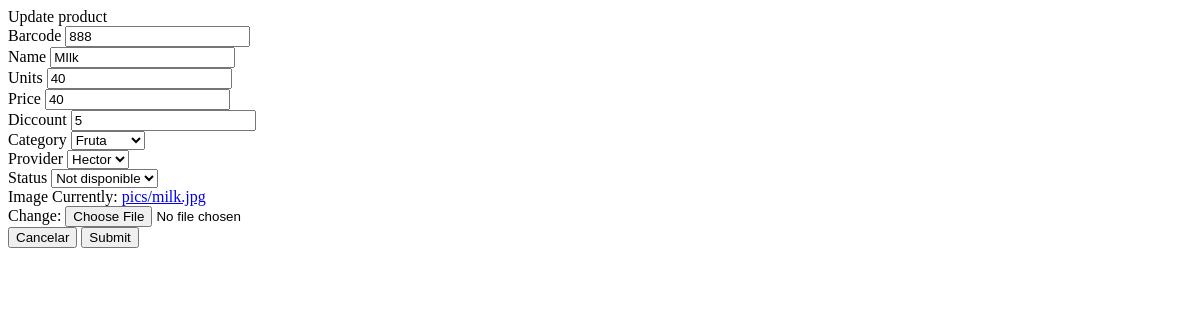
The page /products/updateProduct/1/ on the database as committed earlier.
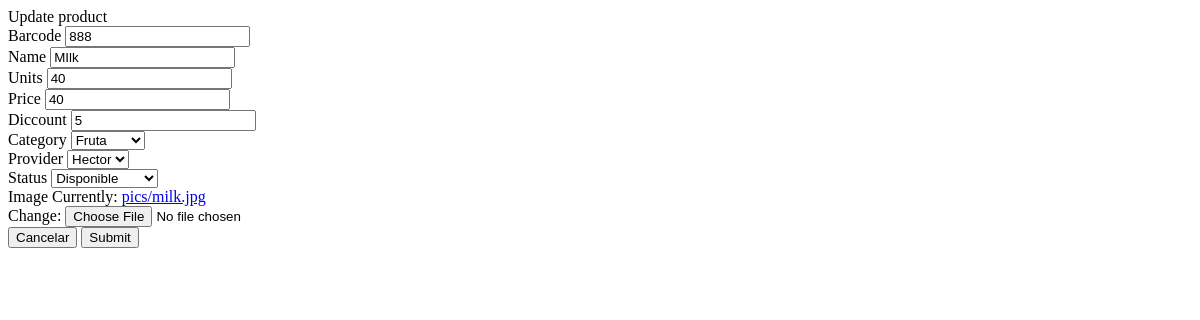
The same page on the database as committed later.
### products/models.py (models this page shows)
class Product(models.Model):
	barcode = models.IntegerField()
	name = models.CharField(max_length=20)
	units = models.IntegerField()
	price = models.IntegerField()
	disc = models.IntegerField()
	cat = models.ForeignKey(Category, on_delete = models.SET_NULL, null=True)
	prov = models.ForeignKey(Provider, on_delete = models.SET_NULL, null=True)
	stat = models.IntegerField(
		null=False, blank=False,
		choices=product_status,
		default=1,
	)
	img = models.ImageField(upload_to='pics')

### products/views.py (the view)
# urls.py: path('updateProduct/<int:pk>/',updateProduct.as_view(), name='updateProduct'),
class updateProduct(UpdateView):
	model = Product
	template_name = 'products/update.html'
	form_class = ProductForm
	success_url = reverse_lazy('listProduct')

### products/forms.py
class ProductForm(forms.ModelForm):
	class Meta:
		model = Product
		fields = [
			'barcode',
			'name',
			'units',
			'price',
			'disc',
			'cat',
			'prov',
			'stat',
			'img',
		]
		labels = {
			'barcode' : 'Barcode',
			'name' : 'Name',
			'units' : 'Units',
			'price' : 'Price',
			'disc' : 'Diccount',
			'cat' : 'Category',
			'prov' : 'Provider',
			'stat' : 'Status',
			'img' : 'Image',
		}
	def __init__(self, *args, **kwargs):
		super(ProductForm,self).__init__(*args,**kwargs)
		self.fields['barcode'].widget.attrs.update({'class':'mdl-textfield__input'})
		self.fields['name'].widget.attrs.update({'class':'mdl-textfield__input'})
		self.fields['units'].widget.attrs.update({'class':'mdl-textfield__input'})
		self.fields['price'].widget.attrs.update({'class':'mdl-textfield__input'})
		self.fields['disc'].widget.attrs.update({'class':'mdl-textfield__input'})
		self.fields['cat'].widget.attrs.update({'class':'mdl-cell mdl-cell--12-col'})
		self.fields['prov'].widget.attrs.update({'class':'mdl-cell mdl-cell--12-col'})
		self.fields['stat'].widget.attrs.update({'class':'mdl-cell mdl-cell--12-col'})
		self.fields['prov'].queryset = Provider.objects.exclude(estado = '2')

### products/templates/products/update.html
<div class="modal-dialog modal-lg" role="document">
	<div class="modal-content">
		<div class="full-width panel mdl-shadow--2dp">
		<div class="full-width panel-tittle bg-primary text-center tittles">
			Update product
		</div>
		<form action="{% url 'updateProduct' object.id %}" method="POST" enctype="multipart/form-data"> {% csrf_token %}
			<div class="full-width panel-content">
				{% for field in form %}
					<label for="field.id_for_label">{{ field.label }}</label>
					{{ field }}
					<br>
				{% endfor %}
				<button type="button" data-dismiss="modal" >Cancelar</button>
				<input type="submit" class="button">
			</div>
		</form>
		</div>
	</div>
</div>

Rows that differ between the two databases and show on the page:
changed Product "MIlk": stat "Not disponible" → "Disponible"
